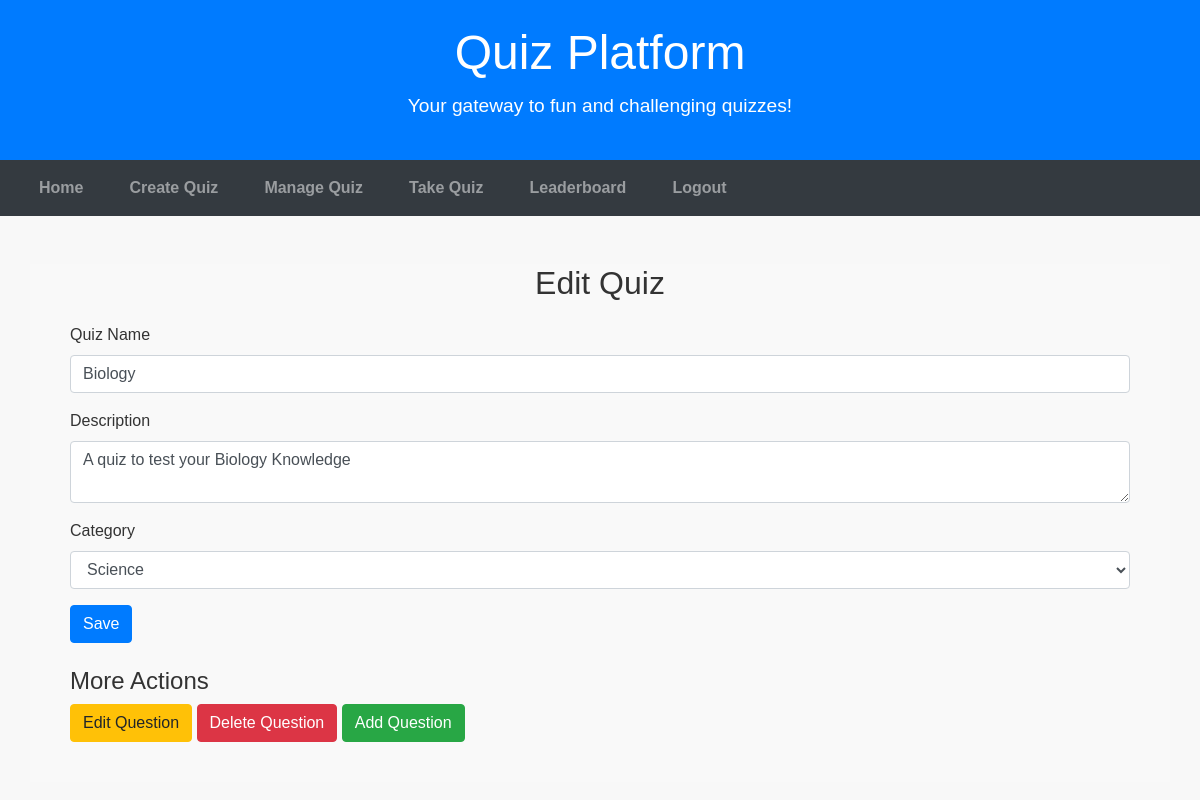
Screenshot of /edit_quiz/12/ (signed in) with the database file from the repository.
### quiz/models.py (models this page shows, shortened)
class Quiz(models.Model):
    name = models.CharField(max_length=255)
    description = models.TextField()
    category = models.ForeignKey(Category, on_delete=models.SET_NULL, null=True, blank=True)
    created_by = models.ForeignKey(User, on_delete=models.CASCADE)
    created_at = models.DateTimeField(auto_now_add=True)

class Category(models.Model):
    name = models.CharField(max_length=100, unique=True)
    created_at = models.DateTimeField(auto_now_add=True)

### quiz/views.py (the view, shortened to what this page needs)
# urls.py: path('edit_quiz/<int:quiz_id>/', views.edit_quiz, name='edit_quiz'),
@login_required
def edit_quiz(request, quiz_id):
    quiz = get_object_or_404(Quiz, id=quiz_id)
    categories = Category.objects.all()
    QuestionFormSet = modelformset_factory(Question, form=QuestionForm, extra=0, can_delete=True)
    question_formset = QuestionFormSet(request.POST or None, queryset=quiz.questions.all())
    return render(request, 'quiz/edit_quiz.html', {
        'quiz': quiz,
        'categories': categories,
        'question_formset': question_formset,
    })

### quiz/templates/quiz/edit_quiz.html (shortened to what this page needs)
{% extends 'quiz/base.html' %}
{% block content %}
<div class="container mt-5">
    <h2>Edit Quiz</h2>
    <form method="POST">
        <div class="form-group">
            <label for="name">Quiz Name</label>
            <input type="text" class="form-control" id="name" name="name" value="{{ quiz.name }}" required>
        </div>
        <div class="form-group">
            <label for="description">Description</label>
            <textarea class="form-control" id="description" name="description" required>{{ quiz.description }}</textarea>
        </div>
        <div class="form-group">
            <label for="category">Category</label>
            <select class="form-control" id="category" name="category">
                {% for category in categories %}
                    <option value="{{ category.id }}" {% if category.id == quiz.category.id %}selected{% endif %}>{{ category.name }}</option>
                {% endfor %}
            </select>
        </div>
        <button type="submit" class="btn btn-primary">Save</button>
    </form>
    <div class="mt-4">
        <h4>More Actions</h4>
        <a href="{% url 'edit_question' quiz.id %}" class="btn btn-warning">Edit Question</a>
        <a href="{% url 'delete_question' quiz.id %}" class="btn btn-danger">Delete Question</a>
        <a href="{% url 'add_question' quiz.id %}" class="btn btn-success">Add Question</a>
    </div>
</div>
{% endblock %}

### quiz/static/css/styles.css (style rules this page uses)
* { margin: 0; padding: 0; box-sizing: border-box; }
body { font-family: 'Arial', sans-serif; background-color: #f8f8f8; color: #333; }
.container { margin: auto; padding: 0 20px 20px 20px; background-color: #f9f9f9; }
h2 { text-align: center; margin-bottom: 20px; }
a { color: #007bff; }

### rows the page displays
Quiz: name "Biology", description "A quiz to test your Biology Knowledge", category "Science"
